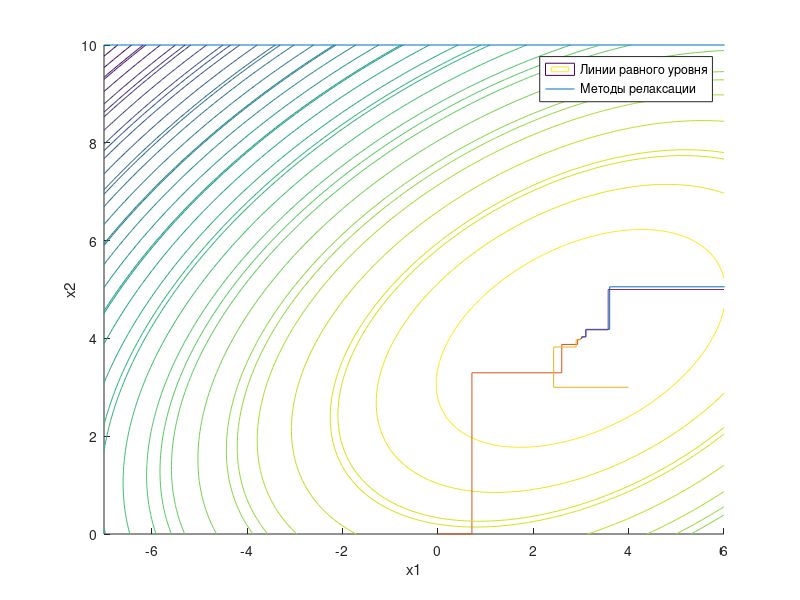
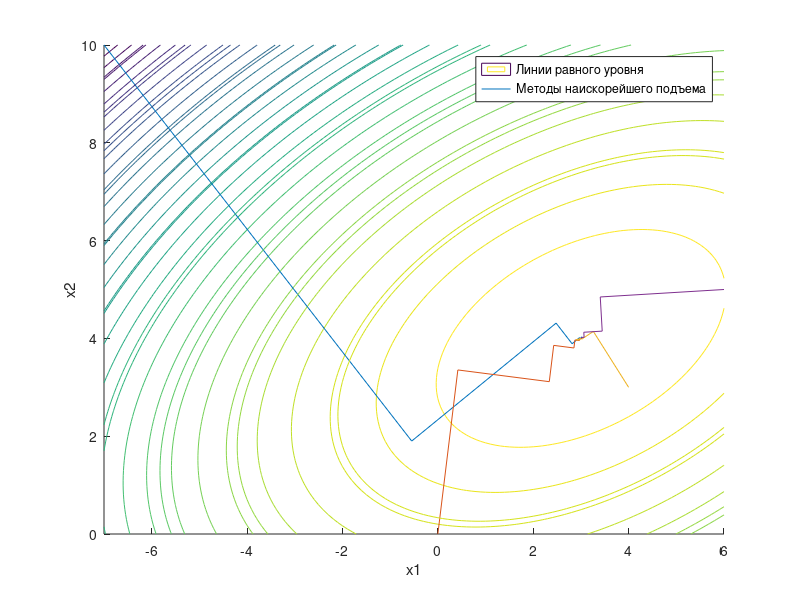
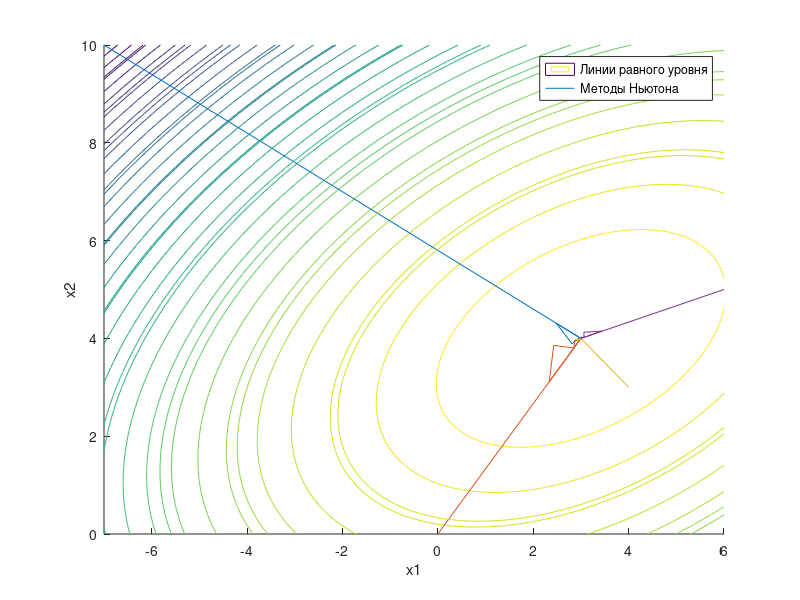
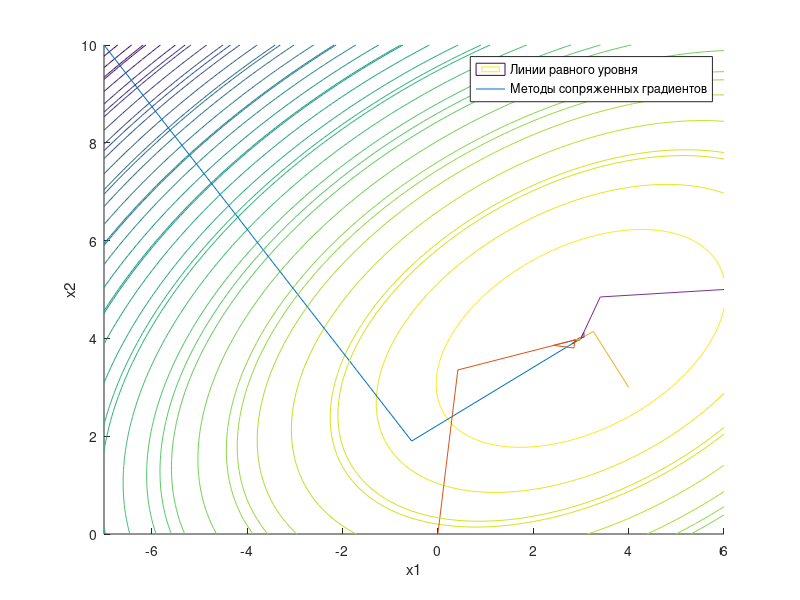

Source code (MATLAB) for these figures, in order: (Note: this script raises an error after producing the figures.)
function [] = Main ()

initialX  = [-7; 10]; % 1-ая начальная точка  
initialX2 = [0; 0];   % 2-ая начальная точка  
initialX3 = [4; 3];   % 3-ая начальная точка  
initialX4 = [6; 5];   % 4-ая начальная точка  
 
index = [-7,-13,8,10,80]; % значения аргументов
e = 0.1;                    
H = [index(1)*2, index(3); index(3), index(2)*2]; 

% Функция построение графика метода
function [] = PlotGraph (v,v2,v3,v4)
    
% Область построения
x_1=-7:.1:6;
x_2=0:.1:10;

[x_1,x_2]=meshgrid(x_1,x_2);
w=(index(1)*x_1.^2 +index(2)*x_2.^2 + index(3)*x_1.*x_2 + index(4)*x_1 + index(5)*x_2 );

figure;
hold on;
contour(x_1,x_2,w,30);
plot(x, y, x2,y2,x3,y3,x4,y4);
contour(x_1,x_2,w,v,w,v2,w,v3,w,v4);
xlabel('x1');
ylabel('x2');
hold off;
end

function [fX, dfX] = derivative(X) 
% Вычисление значения функции от Х
fX = index(1) * X(1)^2 + index(2) * X(2)^2 + index(3) * X(1) * X(2) + index(4) * X(1) + index(5) * X(2);

% Вычисление частных производных по Х1 и Х2 соответственно
dfX = [index(1)*2 * X(1) + index(3) * X(2) + index(4); index(2)*2 * X(2) + index(3) * X(1) + index(5)];
end

%% Метод релаксационный
X=initialX;  
X2 = initialX2;
X3 = initialX3;
X4 = initialX4;

[fX, dfX] = derivative(X);
i = 1;
j = 1;
x(i) = X(1);
y(i) = X(2);
v(1,1) = fX;
K=[dfX(1);0];
t=-(dfX'*K)/(K'*H*K);
while (norm(dfX) > e)
    X = X+t*K;
    [fX, dfX] = derivative(X);
    i = i+1;
    x(i) = X(1);
    y(i) = X(2);
    v(1,i) = fX;
    K=dfX;
    t=-(dfX'*K)/(K'*H*K);
end

[fX, dfX] = derivative(X2);
i = 1;
j = 1;
x2(i) = X2(1);
y2(i) = X2(2);
v2(1,1) = fX;
K=[dfX(1);0];
t=-(dfX'*K)/(K'*H*K);
while (norm(dfX) > e)
    X2 = X2+t*K;
    [fX, dfX] = derivative(X2);
    i = i+1;
    x2(i) = X2(1);
    y2(i) = X2(2);
    v2(1,i) = fX;
    K=dfX;
    t=-(dfX'*K)/(K'*H*K);
end

[fX, dfX] = derivative(X3);
i = 1;
j = 1;
x3(i) = X3(1);
y3(i) = X3(2);
v3(1,1) = fX;
K=[dfX(1);0];
t=-(dfX'*K)/(K'*H*K);
while (norm(dfX) > e)
    X3 = X3+t*K;
    [fX, dfX] = derivative(X3);
    i = i+1;
    x3(i) = X3(1);
    y3(i) = X3(2);
    v(1,i) = fX;
    K=dfX;
    t=-(dfX'*K)/(K'*H*K);
end

[fX, dfX] = derivative(X4);
i = 1;
j = 1;
x4(i) = X4(1);
y4(i) = X4(2);
v4(1,1) = fX;
K=[dfX(1);0];
t=-(dfX'*K)/(K'*H*K);
while (norm(dfX) > e)
    X4 = X4+t*K;
    [fX, dfX] = derivative(X4);
    i = i+1;
    x4(i) = X4(1);
    y4(i) = X4(2);
    v4(1,i) = fX;
    K=dfX;
    t=-(dfX'*K)/(K'*H*K);
end

PlotGraph(v,v2,v3,v4);
legend ('Линии равного уровня','Методы релаксации');

%%  Метод наискорейшего подъема
X=initialX;  
X2 = initialX2;
X3 = initialX3;
X4 = initialX4;

[fX, dfX] = derivative(X);
i = 1;
j = 1;
x(i) = X(1);
y(i) = X(2);
v(1,1) = fX;
t=-(dfX'*dfX)/(dfX'*H*dfX);
while (norm(dfX) > e)
    X = X+t*dfX;
    [fX, dfX] = derivative(X); % Считаем значение функции и производной
    i = i+1;
    x(i) = X(1);
    y(i) = X(2);
    v(1,i) = fX;
    t=-(dfX'*dfX)/(dfX'*H*dfX);
end

[fX, dfX] = derivative(X2);
i = 1;
j = 1;
x2(i) = X2(1);
y2(i) = X2(2);
v2(1,1) = fX;
t=-(dfX'*dfX)/(dfX'*H*dfX);
while (norm(dfX) > e)
    X2 = X2+t*dfX;
    [fX, dfX] = derivative(X2); % Считаем значение функции и производной
    i = i+1;
    x2(i) = X2(1);
    y2(i) = X2(2);
    v2(1,i) = fX;
    t=-(dfX'*dfX)/(dfX'*H*dfX);
end

[fX, dfX] = derivative(X3);
i = 1;
j = 1;
x3(i) = X3(1);
y3(i) = X3(2);
v3(1,1) = fX;
t=-(dfX'*dfX)/(dfX'*H*dfX);
while (norm(dfX) > e)
    X3 = X3+t*dfX;
    [fX, dfX] = derivative(X3); % Считаем значение функции и производной
    i = i+1;
    x3(i) = X3(1);
    y3(i) = X3(2);
    v3(1,i) = fX;
    t=-(dfX'*dfX)/(dfX'*H*dfX);
end

[fX, dfX] = derivative(X4);
i = 1;
j = 1;
x4(i) = X4(1);
y4(i) = X4(2);
v4(1,1) = fX;
t=-(dfX'*dfX)/(dfX'*H*dfX);
while (norm(dfX) > e)
    X4 = X4+t*dfX;
    [fX, dfX] = derivative(X4); % Считаем значение функции и производной
    i = i+1;
    x4(i) = X4(1);
    y4(i) = X4(2);
    v4(1,i) = fX;
    t=-(dfX'*dfX)/(dfX'*H*dfX);
end

PlotGraph(v,v2,v3,v4);
legend ('Линии равного уровня','Методы наискорейшего подъема');

%%  Метод Ньютона
X=initialX;  
X2 = initialX2;
X3 = initialX3;
X4 = initialX4;

[fX, dfX] = derivative(X);
i = 1;
x(i) = X(1);
y(i) = X(2);
v(1,1) = fX;
while (norm(dfX) > e)
    X = X - H^(-1) * dfX;
    [fX, dfX] = derivative(X);
    i = i + 1;
    x(i) = X(1);
    y(i) = X(2);
    v(1,i) = fX;

end

[fX, dfX] = derivative(X2);
i = 1;
x2(i) = X2(1);
y2(i) = X2(2);
v2(1,1) = fX;
while (norm(dfX) > e)
    X2 = X2 - H^(-1) * dfX;
    [fX, dfX] = derivative(X2);
    i = i + 1;
    x2(i) = X2(1);
    y2(i) = X2(2);
    v2(1,i) = fX;

end

[fX, dfX] = derivative(X3);
i = 1;
x3(i) = X3(1);
y3(i) = X3(2);
v3(1,1) = fX;
while (norm(dfX) > e)
    X3 = X3 - H^(-1) * dfX;
    [fX, dfX] = derivative(X3);
    i = i + 1;
    x3(i) = X(1);
    y3(i) = X3(2);
    v3(1,i) = fX;

end

[fX, dfX] = derivative(X4);
i = 1;
x4(i) = X4(1);
y4(i) = X4(2);
v4(1,1) = fX;
while (norm(dfX) > e)
    X4 = X4 - H^(-1) * dfX;
    [fX, dfX] = derivative(X4);
    i = i + 1;
    x4(i) = X4(1);
    y4(i) = X4(2);
    v4(1,i) = fX;

end

PlotGraph(v,v2,v3,v4);
legend ('Линии равного уровня','Методы Ньютона');

%%  Метод сопряженных градиентов
X=initialX;  
X2 = initialX2;
X3 = initialX3;
X4 = initialX4;

[fX, dfX] = derivative(X);
K = dfX;
i = 1;
x(i) = X(1);
y(i) = X(2);
v(1,1) = fX;
t = -(dfX' * K) / ((H * K)' * K);
while (norm(dfX) > e)
     X = X + t * K;
    [fX, dfX] = derivative(X);
    K=dfX+(norm(dfX))^2 / (norm(K))^2 *K;
    i = i + 1;
    x(i) = X(1);
    y(i) = X(2);
    v(1,i) = fX;
    t = -(dfX' * K) / ((H * K)' * K);
end

[fX, dfX] = derivative(X2);
K = dfX;
i = 1;
x2(i) = X2(1);
y2(i) = X2(2);
v2(1,1) = fX;
t = -(dfX' * K) / ((H * K)' * K);
while (norm(dfX) > e)
     X2 = X2 + t * K;
    [fX, dfX] = derivative(X2);
    K=dfX+(norm(dfX))^2 / (norm(K))^2 *K;
    i = i + 1;
    x2(i) = X2(1);
    y2(i) = X2(2);
    v2(1,i) = fX;
    t = -(dfX' * K) / ((H * K)' * K);
end

[fX, dfX] = derivative(X3);
K = dfX;
i = 1;
x3(i) = X3(1);
y3(i) = X3(2);
v(1,1) = fX;
t = -(dfX' * K) / ((H * K)' * K);
while (norm(dfX) > e)
     X3 = X3 + t * K;
    [fX, dfX] = derivative(X3);
    K=dfX+(norm(dfX))^2 / (norm(K))^2 *K;
    i = i + 1;
    x3(i) = X3(1);
    y3(i) = X3(2);
    v3(1,i) = fX;
    t = -(dfX' * K) / ((H * K)' * K);
end

[fX, dfX] = derivative(X4);
K = dfX;
i = 1;
x4(i) = X4(1);
y4(i) = X4(2);
v4(1,1) = fX;
t = -(dfX' * K) / ((H * K)' * K);
while (norm(dfX) > e)
     X4 = X4 + t * K;
    [fX, dfX] = derivative(X4);
    K=dfX+(norm(dfX))^2 / (norm(K))^2 *K;
    i = i + 1;
    x4(i) = X4(1);
    y4(i) = X4(2);
    v4(1,i) = fX;
    t = -(dfX' * K) / ((H * K)' * K);
end

PlotGraph(v,v2,v3,v4);
legend ('Линии равного уровня','Методы сопряженных градиентов');

%% Метод Бройдена
X=initialX;  
X2 = initialX2;
X3 = initialX3;
X4 = initialX4;

[fX,dfX] = derivative(X);
i=1;
x(i) = X(1);
y(i) = X(2);
v(1,1) = fX;
n = -eye(2);
K = dfX;
t = - dfX'*K/(K'*H*K)
bX=X;
[fbX, dfbX] = derivative(bX);
X = X + t * K;
[fX, dfX] = derivative(X); % i-тая
i=2;
x(i) = X(1);
y(i) = X(2);
v(1,i) = fX;
dg=dfX - dfbX
dx=X-bX
z=dx-n*dg
dn=(z*z')/(z'*dg)
n = n +dn
K=-n*dfX
t= -(dfX'*K)/(K'*H*K)
while (norm(dfX) > e)
    bX=X;
    X=X+t*K;
    i = i + 1;
    x(i) = X(1);
    y(i) = X(2);
    v(1,i) = fX;
    [fbX, dfbX] = derivative(bX);
    [fX, dfX] = derivative(X); % i-тая
    dg=dfX - dfbX;
    dx=X-bX;
    z=dx-n*dg;
    dn=(z*z')/(z'*dg);
    n = n +dn;
    K=-n*dfX;
    t= -(dfX'*K)/(K'*H*K);
end 

[fX,dfX] = derivative(X2);
i=1;
x2(i) = X2(1);
y2(i) = X2(2);
v2(1,1) = fX;
n = -eye(2);
K = dfX;
t = - dfX'*K/(K'*H*K)
bX=X2;
[fbX, dfbX] = derivative(bX);
X2 = X2 + t * K;
[fX, dfX] = derivative(X2); % i-тая
i=2;
x2(i) = X2(1);
y2(i) = X2(2);
v2(1,i) = fX;
dg=dfX - dfbX
dx=X2-bX
z=dx-n*dg
dn=(z*z')/(z'*dg)
n = n +dn
K=-n*dfX
t= -(dfX'*K)/(K'*H*K)
while (norm(dfX) > e)
    bX=X2;
    X2=X2+t*K;
    i = i + 1;
    x2(i) = X2(1);
    y2(i) = X2(2);
    v2(1,i) = fX;
    [fbX, dfbX] = derivative(bX);
    [fX, dfX] = derivative(X2); % i-тая
    dg=dfX - dfbX;
    dx=X2-bX;
    z=dx-n*dg;
    dn=(z*z')/(z'*dg);
    n = n +dn;
    K=-n*dfX;
    t= -(dfX'*K)/(K'*H*K);
end 

[fX,dfX] = derivative(X3);
i=1;
x3(i) = X3(1);
y3(i) = X3(2);
v3(1,1) = fX;
n = -eye(2);
K = dfX;
t = - dfX'*K/(K'*H*K)
bX=X3;
[fbX, dfbX] = derivative(bX);
X3 = X3 + t * K;
[fX, dfX] = derivative(X3); % i-тая
i=2;
x3(i) = X3(1);
y3(i) = X3(2);
v3(1,i) = fX;
dg=dfX - dfbX
dx=X3-bX
z=dx-n*dg
dn=(z*z')/(z'*dg)
n = n +dn
K=-n*dfX
t= -(dfX'*K)/(K'*H*K)
while (norm(dfX) > e)
    bX=X3;
    X3=X3+t*K;
    i = i + 1;
    x3(i) = X3(1);
    y3(i) = X3(2);
    v3(1,i) = fX;
    [fbX, dfbX] = derivative(bX);
    [fX, dfX] = derivative(X3); % i-тая
    dg=dfX - dfbX;
    dx=X3-bX;
    z=dx-n*dg;
    dn=(z*z')/(z'*dg);
    n = n +dn;
    K=-n*dfX;
    t= -(dfX'*K)/(K'*H*K);
end 

[fX,dfX] = derivative(X4);
i=1;
x4(i) = X4(1);
y4(i) = X4(2);
v4(1,1) = fX;
n = -eye(2);
K = dfX;
t = - dfX'*K/(K'*H*K)
bX=X4;
[fbX, dfbX] = derivative(bX);
X4 = X4 + t * K;
[fX, dfX] = derivative(X4); % i-тая
i=2;
x4(i) = X4(1);
y4(i) = X4(2);
v4(1,i) = fX;
dg=dfX - dfbX
dx=X4-bX
z=dx-n*dg
dn=(z*z')/(z'*dg)
n = n +dn
K=-n*dfX
t= -(dfX'*K)/(K'*H*K)
while (norm(dfX) > e)
    bX=X4;
    X4=X4+t*K;
    i = i + 1;
    x4(i) = X4(1);
    y4(i) = X4(2);
    v4(1,i) = fX;
    [fbX, dfbX] = derivative(bX);
    [fX, dfX] = derivative(X4); % i-тая
    dg=dfX - dfbX;
    dx=X4-bX;
    z=dx-n*dg;
    dn=(z*z')/(z'*dg);
    n = n +dn;
    K=-n*dfX;
    t= -(dfX'*K)/(K'*H*K);
end 

PlotGraph(v,v2,v3,v4);
legend ('Линии равного уровня','Методы Бройдена');
fprintf(fileID, '\n\n');

%%  Метод переменной метрики ДФП
X=initialX;  
X2 = initialX2;
X3 = initialX3;
X4 = initialX4;

[fX, dfX] = derivative(X);
i = 1;
x(i) = X(1);
y(i) = X(2);
v(1,1) = fX;
n = -eye(2);
K = -n * dfX;
t = -(dfX' * K) / ((H * K)' * K)
while (norm(dfX) > e)
    dfbXinitial = dfX;
    t = -(dfX' * K) / ((H * K)' * K)
    deltaX = t * K;
    X = X + deltaX;
    [fX, dfX] = derivative(X);
    deltaG = dfX - dfbXinitial
    A = (deltaX * deltaX') / (deltaX' * deltaG)
    B = (n * deltaG * deltaG' * n') / (deltaG' * n' * deltaG)
    delta_n = A - B
    n = n + delta_n;
    K = -n * dfX;
    i = i + 1;
    x(i) = X(1);
    y(i) = X(2);
    v(1,i) = fX;
end

[fX, dfX] = derivative(X2);
i = 1;
x2(i) = X2(1);
y2(i) = X2(2);
v2(1,1) = fX;
n = -eye(2);
K = -n * dfX;
t = -(dfX' * K) / ((H * K)' * K)
while (norm(dfX) > e)
    dfbXinitial = dfX;
    t = -(dfX' * K) / ((H * K)' * K)
    deltaX = t * K;
    X2 = X2 + deltaX;
    [fX, dfX] = derivative(X2);
    deltaG = dfX - dfbXinitial
    A = (deltaX * deltaX') / (deltaX' * deltaG)
    B = (n * deltaG * deltaG' * n') / (deltaG' * n' * deltaG)
    delta_n = A - B
    n = n + delta_n;
    K = -n * dfX;
    i = i + 1;
    x2(i) = X2(1);
    y2(i) = X2(2);
    v2(1,i) = fX;
end

[fX, dfX] = derivative(X3);
i = 1;
x3(i) = X3(1);
y3(i) = X3(2);
v3(1,1) = fX;
n = -eye(2);
K = -n * dfX;
t = -(dfX' * K) / ((H * K)' * K)
while (norm(dfX) > e)
    dfbXinitial = dfX;
    t = -(dfX' * K) / ((H * K)' * K)
    deltaX = t * K;
    X3 = X3 + deltaX;
    [fX, dfX] = derivative(X3);
    deltaG = dfX - dfbXinitial
    A = (deltaX * deltaX') / (deltaX' * deltaG)
    B = (n * deltaG * deltaG' * n') / (deltaG' * n' * deltaG)
    delta_n = A - B
    n = n + delta_n;
    K = -n * dfX;
    i = i + 1;
    x3(i) = X3(1);
    y3(i) = X3(2);
    v3(1,i) = fX;
end

[fX, dfX] = derivative(X4);
i = 1;
x4(i) = X4(1);
y4(i) = X4(2);
v4(1,1) = fX;
n = -eye(2);
K = -n * dfX;
t = -(dfX' * K) / ((H * K)' * K)
while (norm(dfX) > e)
    dfbXinitial = dfX;
    t = -(dfX' * K) / ((H * K)' * K)
    deltaX = t * K;
    X4 = X4 + deltaX;
    [fX, dfX] = derivative(X4);
    deltaG = dfX - dfbXinitial
    A = (deltaX * deltaX') / (deltaX' * deltaG)
    B = (n * deltaG * deltaG' * n') / (deltaG' * n' * deltaG)
    delta_n = A - B
    n = n + delta_n;
    K = -n * dfX;
    i = i + 1;
    x4(i) = X4(1);
    y4(i) = X4(2);
    v4(1,i) = fX;
end

PlotGraph(v,v2,v3,v4);
legend('Линии равного уровня', 'Методы переменной метрики ДФП');

end
